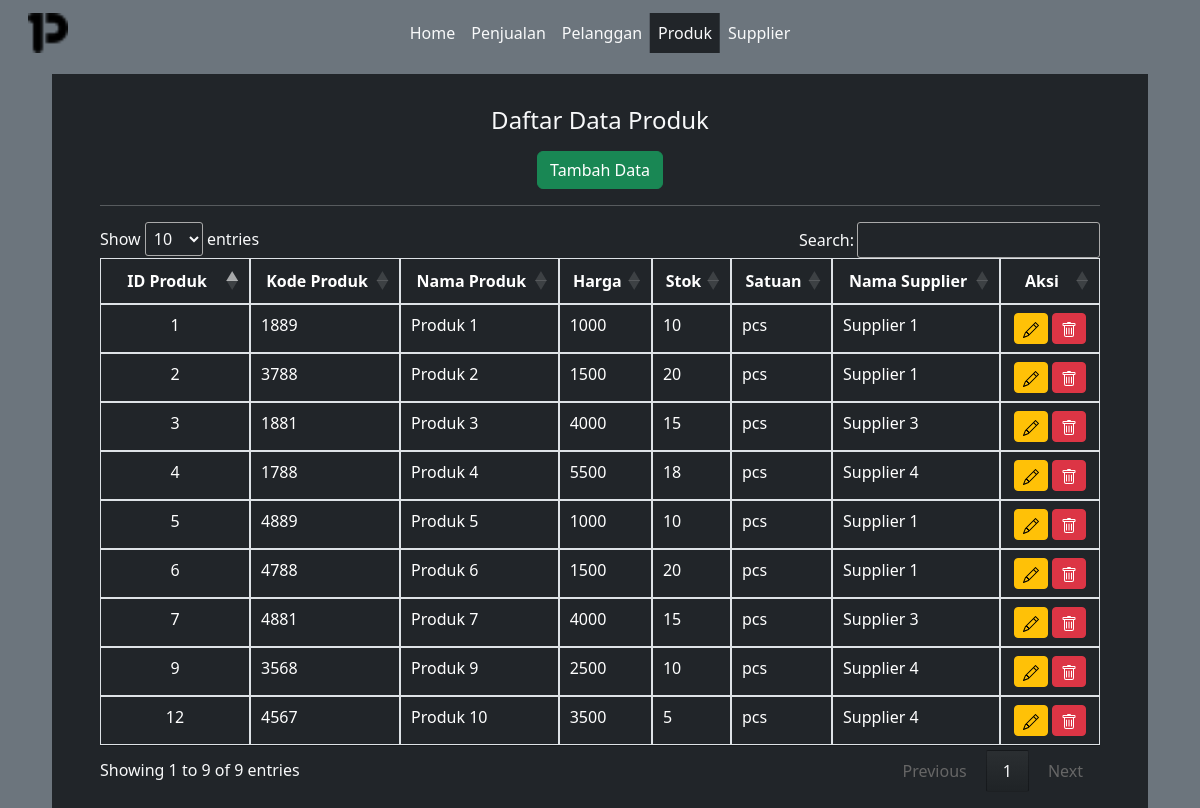
Screenshot of /sesi29/produk.php with the database file from the repository.
### tables this page shows
CREATE TABLE `produk` (
  `id` int(11) UNSIGNED NOT NULL,
  `kode_produk` varchar(10) NOT NULL,
  `nama_produk` varchar(100) NOT NULL,
  `harga` int(11) NOT NULL,
  `stok` int(11) NOT NULL,
  `satuan` varchar(4) NOT NULL,
  `supplier_id` int(11) UNSIGNED NOT NULL
);

CREATE TABLE `supplier` (
  `id` int(11) UNSIGNED NOT NULL,
  `nama` varchar(100) NOT NULL,
  `telpon` varchar(12) NOT NULL,
  `alamat` text NOT NULL
);

### sesi29/produk.php (the view, shortened to what this page needs)
<?php
include("connection.php");
$produk = mysqli_query($connection, "SELECT *, produk.id, nama FROM produk JOIN supplier ON supplier_id = supplier.id;");
?>
<!DOCTYPE html>
<html lang="en">
<head>
    <link href="https://cdn.jsdelivr.net/npm/bootstrap@5.2.3/dist/css/bootstrap.min.css" rel="stylesheet">
</head>
<body class="bg-secondary text-light">
    <div class="container-fluid">
        <nav class="navbar sticky-top navbar-expand-lg bg-secondary position-relative">
            <a class="navbar-brand px-3" href="#">
                <img src="letter-p.png" alt="Bootstrap" width="40" height="40">
            </a>
            <div class="collapse navbar-collapse position-absolute top-50 start-50 translate-middle" id="navbarSupportedContent">
                <ul class="navbar-nav me-auto mb-2 mb-lg-0">
                    <li class="nav-item">
                        <a class="nav-link text-light" aria-current="page" href="index.php">Home</a>
                    </li>
                    <li class="nav-item">
                        <a class="nav-link text-light" aria-current="page" href="penjualan.php">Penjualan</a>
                    </li>
                    <li class="nav-item">
                        <a class="nav-link text-light" aria-current="page" href="pelanggan.php">Pelanggan</a>
                    </li>
                    <li class="nav-item">
                        <a class="nav-link active bg-dark text-light" aria-current="page" href="produk.php">Produk</a>
                    </li>
                    <li class="nav-item">
                        <a class="nav-link text-light" aria-current="page" href="supplier.php">Supplier</a>
                    </li>
                </ul>
            </div>
        </nav>
        <div class="position-absolute top-10 start-50 translate-middle-x my-2 py-3 px-5 bg-dark">
            <h4 class="text-center m-3">Daftar Data Produk</h4>
            <div class="text-center">
                <div class="text-center">
                    <a href="add_data/add_produk.php" class="btn btn-success">Tambah Data</a>
                </div>
            </div>
            <hr>
            <table id="table_produk" class="table table-responsive table-dark table-hover" style="width: 1000px;">
                <thead>
                    <tr class="">
                        <th class="border text-center" width="15%">ID Produk</th>
                        <th class="border text-center">Kode Produk</th>
                        <th class="border text-center">Nama Produk</th>
                        <th class="border text-center">Harga</th>
                        <th class="border text-center">Stok</th>
                        <th class="border text-center">Satuan</th>
                        <th class="border text-center">Nama Supplier</th>
                        <th class="border text-center" width="10%">Aksi</th>
                    </tr>
                </thead>
                <tbody>
                    <?php foreach ($produk as $key => $data) { ?>
                        <tr class="border">
                            <td class="border text-center"><?php echo $data['id'] ?></td>
                            <td class="border"><?php echo $data['kode_produk'] ?></td>
                            <td class="border"><?php echo $data['nama_produk'] ?></td>
                            <td class="border"><?php echo $data['harga'] ?></td>
                            <td class="border"><?php echo $data['stok'] ?></td>
                            <td class="border"><?php echo $data['satuan'] ?></td>
                            <td class="border"><?php echo $data['nama'] ?></td>
                            <td class="border text-center">
                                <a href="edit_data/edit_produk.php?id=<?php echo $data['id'] ?>" class="btn btn-warning btn-sm">
                                </a>
                                <a href="proses_delete/delete_data_produk.php?id=<?php echo $data['id'] ?>" class="btn btn-danger btn-sm" onclick="return confirm('Are you sure you want to delete this item?');">
                                </a>
                            </td>
                        </tr>
                    <?php } ?>
                </tbody>
            </table>
        </div>
    </div>
    <link rel="stylesheet" href="https://cdn.datatables.net/1.13.7/css/jquery.dataTables.css" />
</body>
</html>

### rows the page displays
produk: id "1", kode_produk "1889", nama_produk "Produk 1", harga "1000", stok "10", satuan "pcs", supplier.nama "Supplier 1"
produk: id "2", kode_produk "3788", nama_produk "Produk 2", harga "1500", stok "20", satuan "pcs", supplier.nama "Supplier 1"
produk: id "3", kode_produk "1881", nama_produk "Produk 3", harga "4000", stok "15", satuan "pcs", supplier.nama "Supplier 3"
produk: id "4", kode_produk "1788", nama_produk "Produk 4", harga "5500", stok "18", satuan "pcs", supplier.nama "Supplier 4"
produk: id "5", kode_produk "4889", nama_produk "Produk 5", harga "1000", stok "10", satuan "pcs", supplier.nama "Supplier 1"
produk: id "6", kode_produk "4788", nama_produk "Produk 6", harga "1500", stok "20", satuan "pcs", supplier.nama "Supplier 1"
produk: id "7", kode_produk "4881", nama_produk "Produk 7", harga "4000", stok "15", satuan "pcs", supplier.nama "Supplier 3"
produk: id "9", kode_produk "3568", nama_produk "Produk 9", harga "2500", stok "10", satuan "pcs", supplier.nama "Supplier 4"
produk: id "12", kode_produk "4567", nama_produk "Produk 10", harga "3500", stok "5", satuan "pcs", supplier.nama "Supplier 4"
